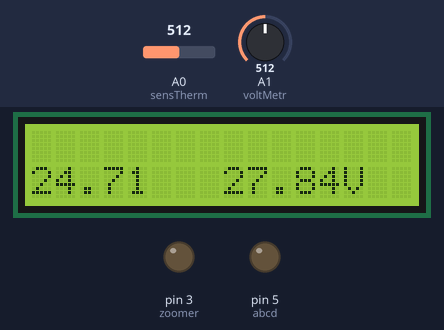
A sketch run on a simulated Arduino Uno, built with avr-gcc and run on an emulated ATmega328P. Shown: 16×2 character LCD, output pins drawn as LEDs (lit = HIGH). Inputs (shaded band) come from the test bench; at power-on: A1 (voltMetr) = 512, A0 (sensTherm) = 512. What the sketch prints to the serial monitor is not drawn.

Above: at 2.6 s.
2.7 s: A1 (voltMetr) set to 237
At 4.8 s:
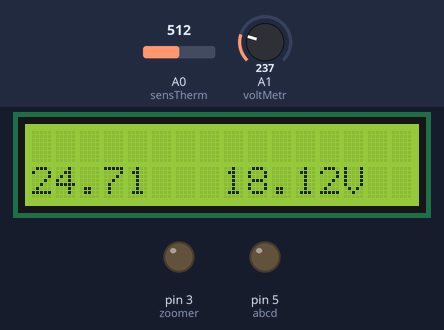
7.6 s: A1 (voltMetr) set to 216
At 10.8 s:
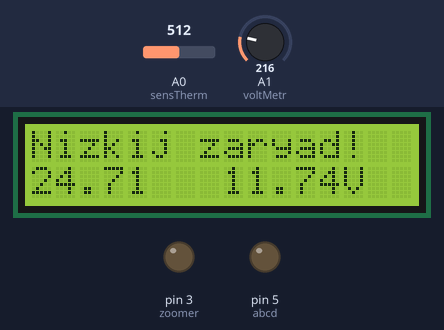
11.6 s: A0 (sensTherm) set to 0
At 13.4 s:
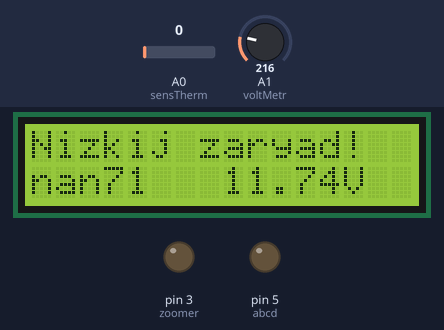
13.7 s: A1 (voltMetr) set to 199
At 14.9 s:
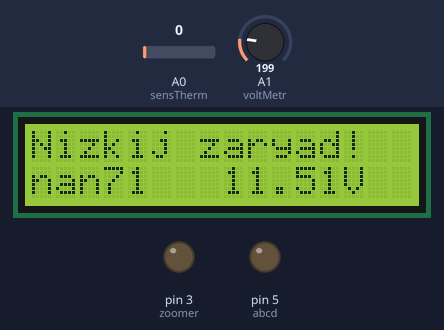
17.7 s: A1 (voltMetr) set to 174
At 21.3 s:
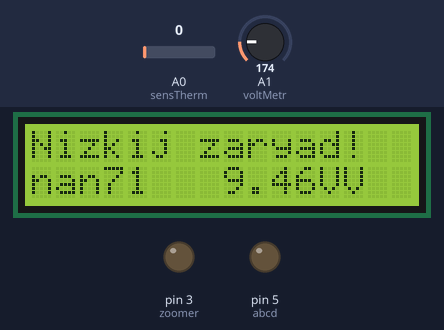
21.7 s: A0 (sensTherm) set to 21
At 23.5 s:
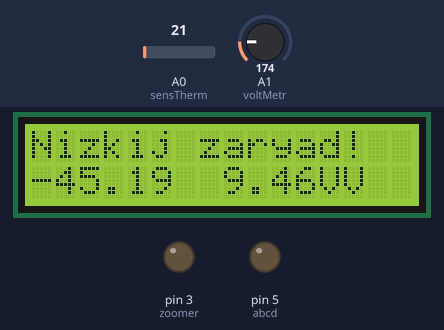
Timing chart, 0 to 24.8 s (numbered marks = the images above; inputs shaded):
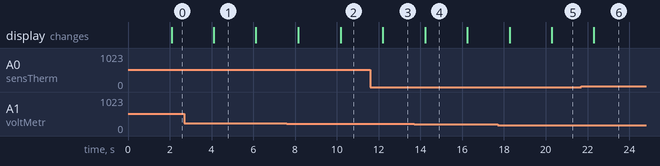

The sketch:

kalina.ino
```cpp
#include <Wire.h>
#include <LiquidCrystal_I2C.h>
LiquidCrystal_I2C lcd(0x27,16,2);  // Устанавливаем дисплей
const int sensTherm = A0;
const int voltMetr = A1;


#define btnOff      4

int abcd = 5;
int zoomer = 3;

float R1 = 100700.0;
float R2 = 10045.0;
float a = 0.0;
float b = 0.0;
float koefTochnosty = 1.01;
int value = 0;
int counter = 0;
byte offTimer =60;
byte onZoomer = 0;
float sumVolt = 0;
//const float typVbg = 1.179;
void setup()
{
	//Установка портов на
	//Выход
	pinMode(abcd, OUTPUT);
	pinMode(zoomer, OUTPUT);

	//Вход
	pinMode(btnOff, INPUT);

	//Установка портов


	Serial.begin(115200);
	lcd.init();
	lcd.backlight();// Включаем подсветку дисплея
	//lcd.print("Nastiya LOH");

	//analogReference(INTERNAL);
}
void loop()
{

	while (counter<20)
	{

		value = analogRead(voltMetr);
		a = value*5/1024.0;
		b = a/(R2/(R1+R2))*koefTochnosty;
		sumVolt+=b;
		if (onZoomer = 1){
			digitalWrite(zoomer, LOW);
			delay(100);
			digitalWrite(zoomer, LOW);
			offTimer-=2;
		} else{
			digitalWrite(abcd, HIGH);
			digitalWrite(zoomer, HIGH);
			delay(100);
		}
		counter++;

	}


	b=sumVolt/20;

		Serial.println("----------------");
	Serial.println(value);
	Serial.println(a);
	Serial.println(b);
	lcd.setCursor(0, 0);
	if (b<=11.2){
		lcd.print("RAZRYAD! OFF-"+offTimer);
		onZoomer = 1;
	} else	if (b<=12.5){
		offTimer=60;
		onZoomer = 0;
		lcd.print("Nizkij zaryad!");
	} else if(b>12.5){
		offTimer=60;
		onZoomer = 0;
	}
	lcd.setCursor(8, 1);
	lcd.print(b);
	lcd.print("V");
	//String(float(Thermister(analogRead(sensTherm))),1)
  // Устанавливаем курсор на вторую строку и нулевой символ.
  lcd.setCursor(0, 1);
  // Выводим на экран количество секунд с момента запуска ардуины
  //lcd.print(millis()/1000);

  lcd.print(Thermister(analogRead(sensTherm)));

  //если время кончилось, то выелючить устройство
  if (offTimer=0){
	 digitalWrite(abcd, LOW);
  }
  //Обнуление
  counter=0;
  sumVolt=0;
}
//Термистор
double Thermister(int RawADC) {
  double Temp;
  Temp = log(((10240000/RawADC) - 9870));
  Temp = 1 / (0.001129148 + (0.000234125 + (0.0000000876741 * Temp * Temp ))* Temp );
  Temp = Temp - 273.15;   // Kelvin to Celcius
  //Temp = (Temp * 9.0)/ 5.0 + 32.0;    // 1 способ Convert Celcius to Fahrenheit
  //Temp = (Temp * 1.8) + 32.0;   // 2 способ Convert Celcius to Fahrenheit
  return Temp;
}
```

Measured:
- the behaviour switches between 230 and 229 on A1 (voltMetr) (found by bisection; images 1 and 2)
- the behaviour switches between 184 and 183 on A1 (voltMetr) (found by bisection; images 4 and 5)
- after the input at 2.7 s, the display: changes after 1.4 s (image 1)
- after the input at 7.6 s, the display: first changes after 0.54 s (image 2 shows a later state)
- after the input at 11.6 s, the display: changes after 0.60 s (image 3)
- after the input at 13.7 s, the display: changes after 0.53 s (image 4)
- after the input at 17.7 s, the display: first changes after 0.57 s (image 5 shows a later state)
- after the input at 21.7 s, the display: changes after 0.60 s (image 6)
